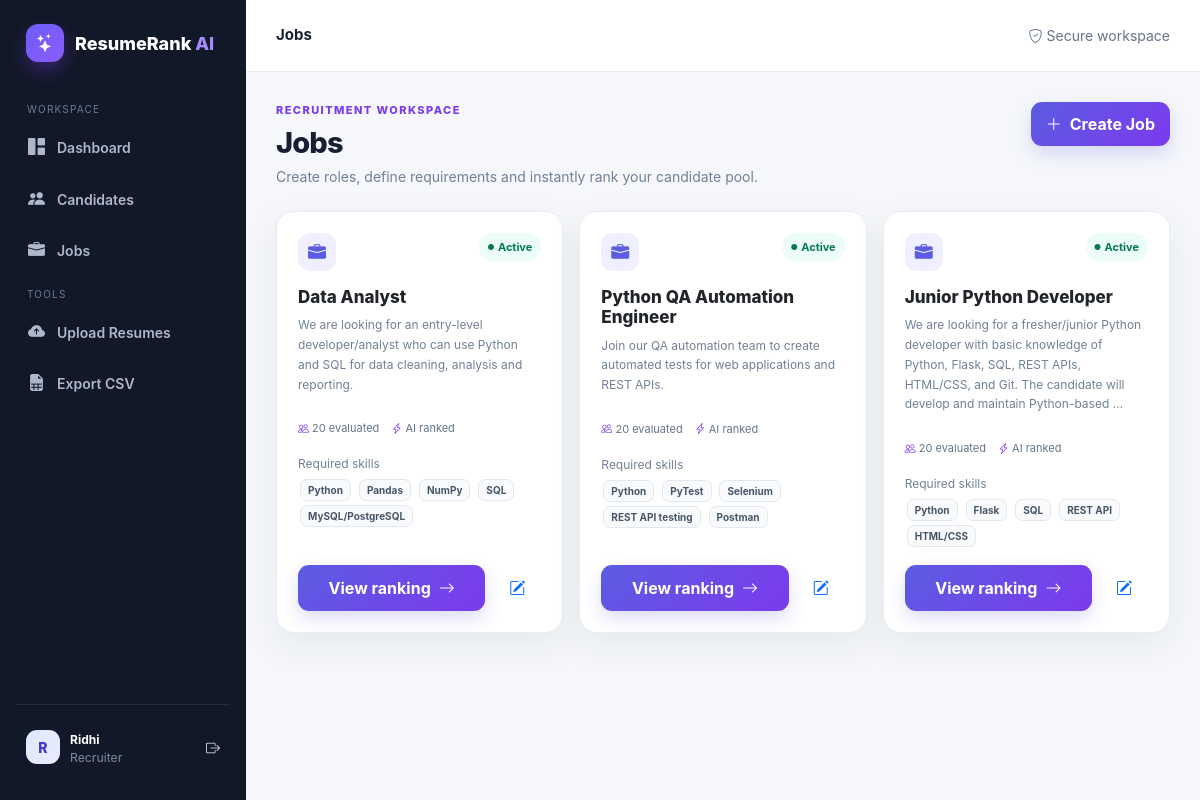
Screenshot of /jobs/ (signed in) with the database file from the repository.
### tables this page shows
CREATE TABLE user (
                id INTEGER PRIMARY KEY AUTOINCREMENT,
                name TEXT NOT NULL,
                email TEXT NOT NULL UNIQUE,
                password_hash TEXT NOT NULL
            );

CREATE TABLE job (
                id INTEGER PRIMARY KEY AUTOINCREMENT,
                title TEXT NOT NULL,
                description TEXT NOT NULL,
                required_skills TEXT DEFAULT '',
                preferred_skills TEXT DEFAULT '',
                min_experience REAL DEFAULT 0,
                education_requirement TEXT DEFAULT '',
                certification_requirement TEXT DEFAULT '',
                created_at TEXT NOT NULL
            );

### app/routes/jobs.py (the view)
@jobs_bp.route("/")
@login_required
def list_jobs():
    jobs = Job.query.order_by(Job.created_at.desc()).all()
    return render_template("jobs.html", jobs=jobs)

### app/__init__.py (called while the page is built)
def _where(filters):
    if not filters:
        return "", []
    clauses, params = [], []
    for key, value in filters:
        clauses.append(f"{key} = ?")
        params.append(value)
    return " WHERE " + " AND ".join(clauses), params

def _fetch_all(model, filters, order, limit_value):
    where, params = _where(filters)
    sql = f"SELECT * FROM {model._table}{where}"
    if order:
        direction, name = order
        sql += f" ORDER BY {name} {direction}"
    if limit_value is not None:
        sql += f" LIMIT {int(limit_value)}"
    with db.connect() as conn:
        rows = conn.execute(sql, params).fetchall()
    return [model._from_row(row) for row in rows]

    def __get__(self, instance, owner):
        if instance is None:
            return self
        return instance.__dict__.get(self.name)

    def __set__(self, instance, value):
        instance.__dict__[self.name] = value
        session = globals().get("db")
        if session is not None and getattr(instance, "id", None) is not None:
            try: db.session.dirty.add(instance)
            except AttributeError: pass

    def desc(self):
        return ("DESC", self.name)

    def filter_by(self, **kwargs):
        return _Query(self.model, self.filters + list(kwargs.items()), self.order, self.limit_value)

    def order_by(self, field):
        direction, name = field if isinstance(field, tuple) else ("ASC", field.name)
        return _Query(self.model, self.filters, (direction, name), self.limit_value)

    def limit(self, n):
        return _Query(self.model, self.filters, self.order, n)

    def all(self):
        return _fetch_all(self.model, self.filters, self.order, self.limit_value)

    def first(self):
        rows = self.limit(1).all()
        return rows[0] if rows else None

    def __get__(self, instance, owner):
        return _Query(owner)

    def get(self, model, object_id):
        return _Query(model).filter_by(id=object_id).first()

    def connect(self):
        conn = sqlite3.connect(DB_PATH)
        conn.row_factory = sqlite3.Row
        conn.execute("PRAGMA foreign_keys = ON")
        return conn

### app/models/application.py (called while the page is built)
    @classmethod
    def _from_row(cls,row): return cls(id=row["id"],**{f:row[f] for f in cls._fields})

### app/models/job.py (called while the page is built)
    @classmethod
    def _from_row(cls,row): return cls(id=row["id"],**{f:row[f] for f in cls._fields})

    @property
    def applications(self):
        from app.models import Application
        return Application.query.filter_by(job_id=self.id).all()

### app/templates/jobs.html (shortened to what this page needs)
{% extends "base.html" %}
{% block top_title %}
Jobs
{% endblock %}
{% block content %}
<div class="page-head">
    <div>
        <div class="eyebrow">
            Recruitment workspace
        </div>
        <h1 class="page-title">
            Jobs
        </h1>
        <p class="page-subtitle">
            Create roles, define requirements and instantly rank your candidate pool.
        </p>
    </div>
    <a class="btn btn-primary"
       href="{{ url_for('jobs.new_job') }}">
        <i class="bi bi-plus-lg"></i>
        Create Job
    </a>
</div>
<div class="row g-3">
{% for job in jobs %}
<div class="col-md-6 col-xl-4">
    <div class="card job-card">
        <div class="d-flex justify-content-between align-items-start">
            <span class="stat-icon">
                <i class="bi bi-briefcase-fill"></i>
            </span>
            <span class="status-pill selected">
                <i class="bi bi-circle-fill me-1"
                   style="font-size:6px"></i>
                Active
            </span>
        </div>
        <h4 class="mt-3">
            {{ job.title }}
        </h4>
        <p>
            {{ job.description[:180] }}
            {% if job.description|length > 180 %}
                …
            {% endif %}
        </p>
        <div class="job-meta">
            <span>
                <i class="bi bi-people"></i>
                {{ job.applications|length }}
                evaluated
            </span>
            <span>
                <i class="bi bi-lightning-charge"></i>
                AI ranked
            </span>
        </div>
        <div class="mb-3">
            <span class="section-muted d-block mb-1">
                Required skills
            </span>
            {% for skill in job.required_skills.split(',')[:5] %}
                {% if skill.strip() %}
                    <span class="badge badge-skill">
                        {{ skill.strip() }}
                    </span>
                {% endif %}
            {% endfor %}
        </div>
        <div class="d-flex gap-2 mt-auto">
            <a class="btn btn-primary flex-grow-1"
               href="{{ url_for('jobs.detail', job_id=job.id) }}">
                View ranking
                <i class="bi bi-arrow-right"></i>
            </a>
            <a class="btn btn-outline-primary"
               href="{{ url_for('jobs.edit_job', job_id=job.id) }}"
               title="Edit Job">
                <i class="bi bi-pencil-square"></i>
            </a>
        </div>
    </div>
</div>
{% endfor %}
</div>
{% endblock %}

### app/templates/base.html (shortened to what this page needs)
<!doctype html>
<html lang="en">
<head>
<link href="https://cdn.jsdelivr.net/npm/bootstrap@5.3.3/dist/css/bootstrap.min.css" rel="stylesheet">
<link rel="stylesheet" href="https://cdn.jsdelivr.net/npm/bootstrap-icons@1.11.3/font/bootstrap-icons.min.css">
<link rel="stylesheet" href="{{ url_for('static', filename='css/style.css') }}">
</head>
<body>
{% if current_user.is_authenticated %}
<div class="app-shell">
<aside class="sidebar">
  <a class="brand" href="{{ url_for('dashboard.index') }}"><span class="brand-mark"><i class="bi bi-stars"></i></span><span>ResumeRank <span style="color:#a78bfa">AI</span></span></a>
  <div class="nav-label">Workspace</div>
  <nav class="side-nav">
    <a href="{{ url_for('dashboard.index') }}"><i class="bi bi-grid-1x2-fill"></i>Dashboard</a>
    <a href="{{ url_for('resumes.list_resumes') }}"><i class="bi bi-people-fill"></i>Candidates</a>
    <a href="{{ url_for('jobs.list_jobs') }}"><i class="bi bi-briefcase-fill"></i>Jobs</a>
  </nav>
  <div class="nav-label">Tools</div>
  <nav class="side-nav">
    <a href="{{ url_for('resumes.upload') }}"><i class="bi bi-cloud-arrow-up-fill"></i>Upload Resumes</a>
    <a href="{{ url_for('reports.export_csv') }}"><i class="bi bi-file-earmark-spreadsheet-fill"></i>Export CSV</a>
  </nav>
  <div class="sidebar-bottom"><div class="user-mini"><div class="avatar">{{ (current_user.name or 'R')[:1]|upper }}</div><div><strong style="color:#fff;font-size:12px">{{ current_user.name }}</strong><small>Recruiter</small></div><a class="ms-auto" href="{{ url_for('auth.logout') }}" title="Logout"><i class="bi bi-box-arrow-right"></i></a></div></div>
</aside>
<div class="main">
<header class="topbar"><div class="topbar-title">{% block top_title %}Recruiting workspace{% endblock %}</div><div class="topbar-spacer"></div><span class="top-link"><i class="bi bi-shield-check"></i> Secure workspace</span></header>
<main class="page">
{% block content %}{% endblock %}
</main></div></div>
{% else %}
{% with messages = get_flashed_messages(with_categories=true) %}{% for category,message in messages %}<div class="container mt-3"><div class="alert alert-{{ category }}">{{ message }}</div></div>{% endfor %}{% endwith %}
{% block auth_content %}{% endblock %}
{% endif %}
</body></html>

### app/static/css/style.css (style rules this page uses)
:root { --ink:#172033;--muted:#718096;--line:#e8edf4;--bg:#f5f7fb;--panel:#fff; --brand:#5b5ce2;--brand2:#7c3aed;--success:#0f9d78;--warning:#d99018;--danger:#d6455d; --shadow:0 12px 35px rgba(31,41,55,.07);--radius:18px; }
* { box-sizing:border-box }
body { margin:0;background:var(--bg);color:var(--ink);font-family:Inter,ui-sans-serif,system-ui,-apple-system,BlinkMacSystemFont,"Segoe UI",sans-serif;font-size:14px }
a { color:inherit;text-decoration:none }
.app-shell { min-height:100vh }
.sidebar { position:fixed;inset:0 auto 0 0;width:246px;background:#111827;color:#cbd5e1;padding:24px 16px;z-index:1000;display:flex;flex-direction:column }
.brand { display:flex;align-items:center;gap:11px;color:#fff;font-weight:800;font-size:18px;padding:0 10px 28px }
.brand-mark { width:38px;height:38px;border-radius:12px;background:linear-gradient(135deg,#6d5dfc,#8b5cf6);display:grid;place-items:center;box-shadow:0 8px 18px rgba(124,58,237,.35) }
.brand-mark i { font-size:18px }
.nav-label { font-size:10px;text-transform:uppercase;letter-spacing:.12em;color:#6f7b91;padding:12px 11px 7px }
.side-nav { display:flex;flex-direction:column;gap:4px }
.side-nav a { display:flex;align-items:center;gap:12px;padding:11px 12px;border-radius:11px;color:#aeb8ca;font-weight:600;transition:.2s }
.side-nav a i { font-size:17px }
.sidebar-bottom { margin-top:auto;border-top:1px solid rgba(255,255,255,.08);padding-top:14px }
.user-mini { display:flex;align-items:center;gap:10px;padding:9px 10px }
.avatar { width:34px;height:34px;border-radius:11px;background:linear-gradient(135deg,#dbeafe,#ede9fe);color:#4338ca;display:grid;place-items:center;font-weight:800 }
.user-mini small { display:block;color:#7e8ba0 }
.main { margin-left:246px;min-height:100vh }
.topbar { height:72px;background:rgba(255,255,255,.92);backdrop-filter:blur(12px);border-bottom:1px solid var(--line);display:flex;align-items:center;padding:0 30px;position:sticky;top:0;z-index:900 }
.topbar-title { font-weight:750;font-size:15px }
.top-link { color:#64748b;margin-left:18px }
.page { padding:30px }
.page-head { display:flex;justify-content:space-between;align-items:flex-start;gap:20px;margin-bottom:24px }
.eyebrow { font-size:11px;text-transform:uppercase;letter-spacing:.13em;color:#7c3aed;font-weight:800;margin-bottom:7px }
.page-title { font-size:29px;line-height:1.15;font-weight:800;letter-spacing:-.03em;margin:0 }
.page-subtitle { color:var(--muted);margin:7px 0 0;max-width:700px }
.btn { border-radius:11px;font-weight:700;padding:10px 15px;border:1px solid transparent;display:inline-flex;align-items:center;justify-content:center;gap:8px }
.btn-primary,.btn-dark { background:linear-gradient(135deg,var(--brand),var(--brand2));border:0;color:#fff;box-shadow:0 8px 18px rgba(91,92,226,.2) }
.card { background:var(--panel);border:1px solid var(--line)!important;border-radius:var(--radius)!important;box-shadow:var(--shadow);overflow:hidden }
.section-muted { font-size:12px;color:var(--muted) }
.stat-icon { width:38px;height:38px;border-radius:12px;display:grid;place-items:center;background:#f0efff;color:#5b5ce2;font-size:18px }
.status-pill { display:inline-flex;align-items:center;border-radius:999px;padding:6px 9px;font-size:11px;font-weight:750;background:#f1f5f9;color:#475569 }
.status-pill.shortlisted,.status-pill.selected { background:#ecfdf5;color:#047857 }
.badge-skill { margin:2px;border:1px solid #e2e8f0;background:#f8fafc;color:#475569!important;border-radius:7px;padding:5px 7px;font-size:10px }
.job-card { height:100%;padding:21px;display:flex;flex-direction:column }
.job-card h4 { font-size:17px;font-weight:800 }
.job-card p { color:var(--muted);font-size:12px;line-height:1.65 }
.job-meta { display:flex;gap:12px;flex-wrap:wrap;color:#64748b;font-size:11px;margin:10px 0 18px }
.job-meta i { color:#7c3aed }
.job-card .mt-auto { margin-top:auto }

### rows the page displays
user: name "R", name "Ridhi"
job: title "Data Analyst", description "We are looking for an entry-level developer/analyst who can use Python and SQL for data cleaning, analysis and reporting."
job: title "Python QA Automation Engineer", description "Join our QA automation team to create automated tests for web applications and REST APIs."
job: title "Junior Python Developer", description "We are looking for a fresher/junior Python developer with basic knowledge of Python, Flask, SQL, REST APIs, HTML/CSS, and Git. The candidate will develop and maintain Python-based"

### other values shown
{{ job.applications|length }} "20" "20" "20"
{{ skill.strip() }} "Python" "Pandas" "NumPy" "SQL" "MySQL/PostgreSQL" "Python" "PyTest" "Selenium" "REST API testing" "Postman" "Python" "Flask" "SQL" "REST API" "HTML/CSS"
